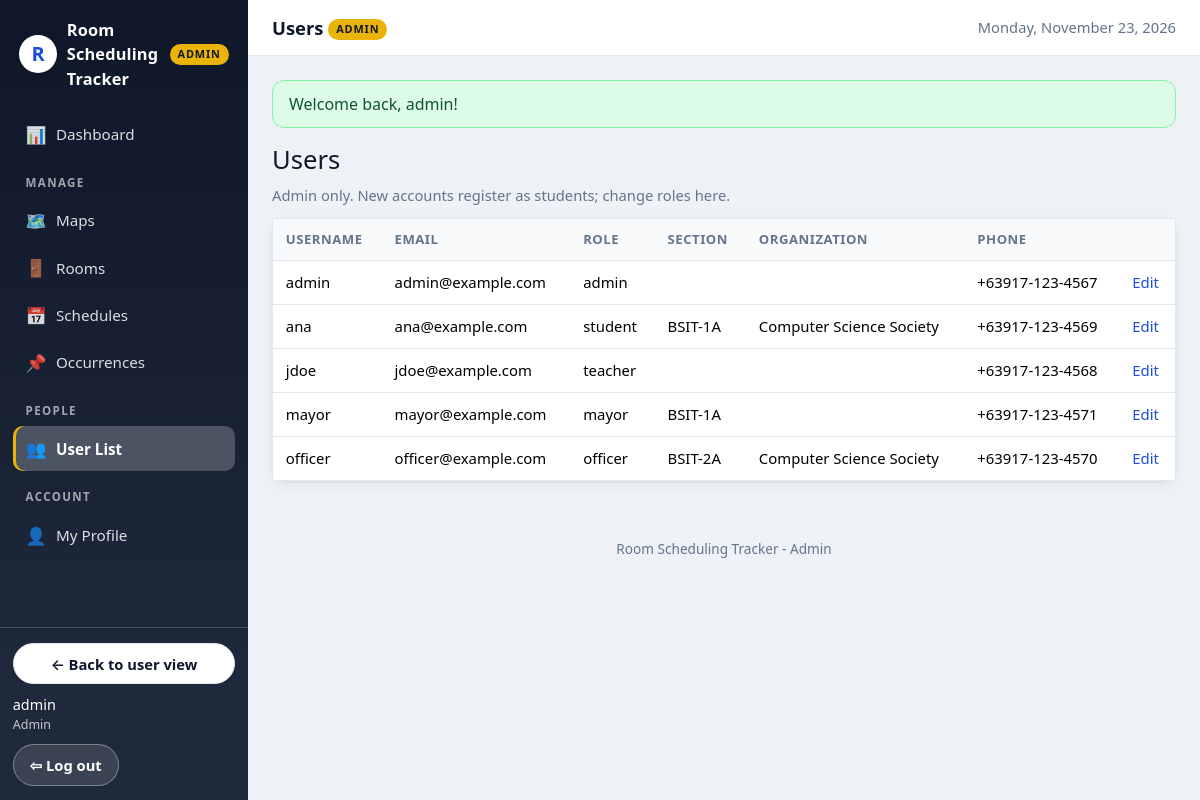
/users (signed in), run on the app's committed database.
### tables this page shows
CREATE TABLE IF NOT EXISTS tblUsers (
  user_id       INT UNSIGNED NOT NULL AUTO_INCREMENT,
  username      VARCHAR(50)  NOT NULL,
  email         VARCHAR(255) NOT NULL,
  password_hash VARCHAR(255) NOT NULL,
  profile_img   VARCHAR(255) NULL,
  role          VARCHAR(30)  NOT NULL DEFAULT 'student',
  section       VARCHAR(50)  NULL,
  org_name      VARCHAR(100) NULL,
  phone_number  VARCHAR(17)  NULL,
  PRIMARY KEY (user_id),
  UNIQUE KEY uq_users_username (username),
  UNIQUE KEY uq_users_email (email),
  KEY idx_users_role (role)
);

### controllers/UserController.php (called while the page is built, shortened)
<?php
final class UserController
{
    public function index(): void
    {
        view('users/index', ['title' => 'Users', 'users' => $this->users->all(), 'layout' => 'admin']);
    }
}

### core/Database.php (called while the page is built, shortened)
<?php
final class Database
{
    private PDO $pdo;
    private function __construct(array $db)
    {
        $driver = $db['driver'] ?? 'mysql';
        try {
            if ($driver === 'sqlite') {
                $dir = dirname($db['path']);
                if (!is_dir($dir)) {
                    mkdir($dir, 0755, true);
                }
                $this->pdo = new PDO('sqlite:' . $db['path']);
                $this->pdo->exec('PRAGMA foreign_keys = ON');
            } else {
                $dsn = sprintf(
                    'mysql:host=%s;port=%s;dbname=%s;charset=%s',
                    $db['host'], $db['port'], $db['database'], $db['charset']
                );
                $this->pdo = new PDO($dsn, $db['username'], $db['password'], [
                    PDO::ATTR_ERRMODE            => PDO::ERRMODE_EXCEPTION,
                    PDO::ATTR_DEFAULT_FETCH_MODE => PDO::FETCH_ASSOC,
                    PDO::ATTR_EMULATE_PREPARES   => false,
                ]);
                return;
            }
            $this->pdo->setAttribute(PDO::ATTR_ERRMODE, PDO::ERRMODE_EXCEPTION);
            $this->pdo->setAttribute(PDO::ATTR_DEFAULT_FETCH_MODE, PDO::FETCH_ASSOC);
            $this->pdo->setAttribute(PDO::ATTR_EMULATE_PREPARES, false);
        } catch (PDOException $e) {
            throw new PDOException(
                'Could not connect to the database. Check your .env DB_* settings '
                . 'and make sure the database from database/rst_db.sql exists. '
                . 'Driver error: ' . $e->getMessage(),
                (int) $e->getCode(),
                $e
            );
        }
    }
    public function all(string $sql, array $params = []): array
    {
        $stmt = $this->pdo->prepare($sql);
        $stmt->execute($params);
        return $stmt->fetchAll();
    }
}

### models/User.php (called while the page is built, shortened)
<?php
final class User
{
    public function all(): array
    {
        return $this->db->all(
            'SELECT user_id, username, email, profile_img, role, section, org_name, phone_number
             FROM tblUsers ORDER BY username'
        );
    }
}

### core/helpers.php (called while the page is built, shortened)
<?php
function e(?string $value): string
{
    return htmlspecialchars($value ?? '', ENT_QUOTES, 'UTF-8');
}
function base_path(): string
{
    static $base = null;
    if ($base !== null) {
        return $base;
    }
    $base = '';
    $appUrl = getenv('APP_URL');
    if ($appUrl !== false && $appUrl !== '') {
        $p = parse_url($appUrl, PHP_URL_PATH);
    } elseif (isset($_SERVER['SCRIPT_NAME'])) {
        $script = str_replace('\\', '/', (string) $_SERVER['SCRIPT_NAME']);
        if (basename($script) === 'index.php') {
            $dir = rtrim(dirname($script), '/');
            $base = ($dir === '/' || $dir === '.' || $dir === '\\') ? '' : $dir;
        }
    }
    return $base;
}
function url(string $path = ''): string
{
    $path = ltrim($path, '/');
    return base_path() . ($path === '' ? '/' : '/' . $path);
}
function flashes(): array
{
    $out = $_SESSION['_flash'] ?? [];
    return $out;
}

### core/Auth.php (called while the page is built, shortened)
<?php
final class Auth
{
    public static function user(): ?array
    {
        return $_SESSION['user'] ?? null;
    }
}

### views/users/index.php (the view)
<h1>Users</h1>
<p class="muted">Admin only. New accounts register as students; change roles here.</p>
<table class="table card">
  <thead><tr><th>Username</th><th>Email</th><th>Role</th><th>Section</th><th>Organization</th><th>Phone</th><th></th></tr></thead>
  <tbody>
  <?php foreach ($users as $u): ?>
    <tr>
      <td><?= e($u['username']) ?></td>
      <td><?= e($u['email']) ?></td>
      <td><?= e($u['role']) ?></td>
      <td><?= e($u['section'] ?? '') ?></td>
      <td><?= e($u['org_name'] ?? '') ?></td>
      <td><?= e($u['phone_number'] ?? '') ?></td>
      <td><a href="<?= url('users/' . (int) $u['user_id'] . '/edit') ?>">Edit</a></td>
    </tr>
  <?php endforeach; ?>
  </tbody>
</table>

### views/layouts/admin.php (shortened to what this page needs)
<!DOCTYPE html>
<html lang="en">
<head>
<link rel="stylesheet" href="https://cdn.jsdelivr.net/npm/bootstrap@5.3.3/dist/css/bootstrap.min.css">
<link rel="stylesheet" href="<?= url('assets/css/style.css') ?>">
</head>
<body>
<?php
$current = $current ?? '';
if ($current === '') {
    $reqPath = trim(parse_url($_SERVER['REQUEST_URI'] ?? '/', PHP_URL_PATH), '/');
    $base = trim(base_path(), '/');
    $seg = explode('/', $reqPath)[0] ?? '';
    $current = match ($seg) { 'admin' => 'admin', 'maps' => 'maps', 'rooms' => 'rooms', 'schedules' => 'schedules', 'calendar' => 'calendar', 'availability' => 'availability', 'occurrences' => 'occurrences', 'users' => 'users', 'profile' => 'profile', default => $seg };
}
?>
<div class="app-shell">
  <aside class="sidebar admin">
    <a class="brand" href="<?= url('admin') ?>"><span class="brand-mark">R</span> Room Scheduling<br>Tracker <span class="admin-badge">ADMIN</span></a>
    <nav>
      <a href="<?= url('admin') ?>" class="<?= $current === 'admin' ? 'active' : '' ?>"><span class="nav-icon">📊</span> Dashboard</a>
      <p class="nav-section">Manage</p>
      <a href="<?= url('maps') ?>" class="<?= $current === 'maps' ? 'active' : '' ?>"><span class="nav-icon">🗺️</span> Maps</a>
      <a href="<?= url('rooms') ?>" class="<?= $current === 'rooms' ? 'active' : '' ?>"><span class="nav-icon">🚪</span> Rooms</a>
      <a href="<?= url('schedules') ?>" class="<?= $current === 'schedules' ? 'active' : '' ?>"><span class="nav-icon">📅</span> Schedules</a>
      <a href="<?= url('occurrences') ?>" class="<?= $current === 'occurrences' ? 'active' : '' ?>"><span class="nav-icon">📌</span> Occurrences</a>
      <p class="nav-section">People</p>
      <a href="<?= url('users') ?>" class="<?= $current === 'users' ? 'active' : '' ?>"><span class="nav-icon">👥</span> User List</a>
      <p class="nav-section">Account</p>
      <a href="<?= url('profile') ?>" class="<?= $current === 'profile' ? 'active' : '' ?>"><span class="nav-icon">👤</span> My Profile</a>
    </nav>
    <div class="sidebar-foot">
      <a class="btn" href="<?= url('') ?>" style="width:100%;text-align:center;margin-bottom:.6rem">← Back to user view</a>
      <span class="user-chip"><?= e(\App\Core\Auth::user()['username'] ?? '') ?> <small>admin</small></span>
      <form method="post" action="<?= url('logout') ?>" class="inline-form"><?= csrf_field() ?><button class="btn btn-ghost" type="submit">⇦ Log out</button></form>
    </div>
  </aside>
  <div class="main-col">
    <header class="topbar">
      <p class="page-title"><?= e($title ?? 'Admin') ?> <span class="admin-badge">ADMIN</span></p>
      <div class="top-actions">
        <span class="muted"><?= e(date('l, F j, Y')) ?></span>
      </div>
    </header>
    <main class="content">
      <?php foreach (flashes() as $f): ?>
        <div class="flash flash-<?= e($f['type']) ?>"><?= e($f['message']) ?></div>
      <?php endforeach; ?>
      <?= $content ?? '' ?>
    </main>
    <footer class="footer">Room Scheduling Tracker - Admin</footer>
  </div>
</div>
</body>
</html>

### data on the page
tblusers: username "admin", email "admin@example.com", role "admin", phone_number "+63917-123-4567"
tblusers: username "ana", email "ana@example.com", role "student", section "BSIT-1A", org_name "Computer Science Society", phone_number "+63917-123-4569"
tblusers: username "jdoe", email "jdoe@example.com", role "teacher", phone_number "+63917-123-4568"
tblusers: username "mayor", email "mayor@example.com", role "mayor", section "BSIT-1A", phone_number "+63917-123-4571"
tblusers: username "officer", email "officer@example.com", role "officer", section "BSIT-2A", org_name "Computer Science Society", phone_number "+63917-123-4570"

### other printed values
$title "Users"
$f['message'] "Welcome back, admin!"
